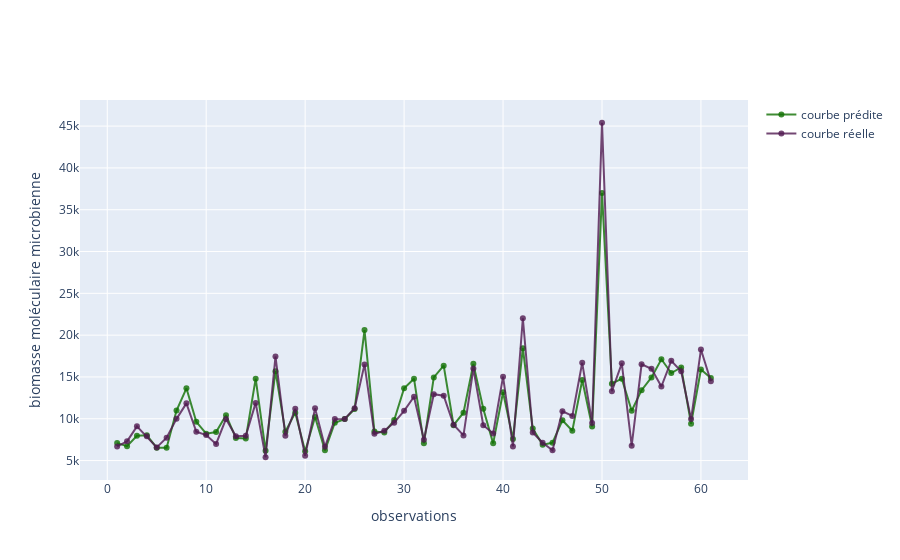

The code cell stored with this chart in its notebook:
### Markdown cell above
### Comparaison des courbes représentants les valeurs prédites et les valeurs réelles

### Code cell
# Creating trace1
trace1 = go.Scatter(
    x = [i for i in range(1,len(y_test)+1)],
    y = y_predicted_gbt,
    mode = "lines+markers",
    name = "courbe prédite",
    marker = dict(color = 'rgba(16, 112, 2, 0.8)'))#,
    #text= df.university_name)

# Creating trace2
trace2 = go.Scatter(
    x = [i for i in range(1,len(y_test)+1)],
    y = y_test,
    mode = "lines+markers",
    name = "courbe réelle",
    marker = dict(color = 'rgba(80, 26, 80, 0.8)')) #,
    #text= df.university_name)

trace = [trace1, trace2]
layout = dict(title = '',
              xaxis= dict(title= 'observations',ticklen= 5,zeroline= False),
              yaxis= dict(title= 'biomasse moléculaire microbienne',ticklen= 5,zeroline= False)
             )
fig = dict(data = trace, layout = layout)
iplot(fig)

### Figure 1 — Plotly figure (JSON) as saved in the notebook; plotly's stock layout.template omitted (floating-point values rounded to 4 significant figures)
{"data": [{"marker": {"color": "rgba(16, 112, 2, 0.8)"}, "mode": "lines+markers", "name": "courbe prédite", "type": "scatter", "x": [1, 2, 3, 4, 5, 6, 7, 8, 9, 10, 11, 12, 13, 14, 15, 16, 17, 18, 19, 20, 21, 22, 23, 24, 25, 26, 27, 28, 29, 30, 31, 32, 33, 34, 35, 36, 37, 38, 39, 40, 41, 42, 43, 44, 45, 46, 47, 48, 49, 50, 51, 52, 53, 54, 55, 56, 57, 58, 59, 60, 61], "y": [7090.0, 6722.0, 7977.0, 8024.0, 6547.0, 6546.0, 10990.0, 13640.0, 9637.0, 8219.0, 8411.0, 10430.0, 7697.0, 7643.0, 14800.0, 6187.0, 15690.0, 8443.0, 10730.0, 6121.0, 10220.0, 6222.0, 9529.0, 9961.0, 11170.0, 20610.0, 8469.0, 8357.0, 9850.0, 13640.0, 14790.0, 7065.0, 14950.0, 16350.0, 9227.0, 10720.0, 16570.0, 11200.0, 7059.0, 13170.0, 7586.0, 18440.0, 8823.0, 6882.0, 7137.0, 9813.0, 8561.0, 14630.0, 9086.0, 37000.0, 14190.0, 14800.0, 10960.0, 13420.0, 14950.0, 17120.0, 15470.0, 16140.0, 9410.0, 15890.0, 14870.0]}, {"marker": {"color": "rgba(80, 26, 80, 0.8)"}, "mode": "lines+markers", "name": "courbe réelle", "type": "scatter", "x": [1, 2, 3, 4, 5, 6, 7, 8, 9, 10, 11, 12, 13, 14, 15, 16, 17, 18, 19, 20, 21, 22, 23, 24, 25, 26, 27, 28, 29, 30, 31, 32, 33, 34, 35, 36, 37, 38, 39, 40, 41, 42, 43, 44, 45, 46, 47, 48, 49, 50, 51, 52, 53, 54, 55, 56, 57, 58, 59, 60, 61], "y": [6695, 7299, 9095, 7898, 6575, 7738, 9989, 11845, 8449, 8058, 6989, 9980, 7898, 7957, 11900, 5399, 17450, 7975, 11199, 5572, 11248, 6649, 9960, 9988, 11259, 16503, 8195, 8558, 9538, 10945, 12629, 7499, 12940, 12764, 9279, 8013, 15998, 9233, 8249, 15040, 6692, 22018, 8358, 7129, 6229, 10898, 10345, 16695, 9495, 45400, 13295, 16630, 6785, 16515, 15985, 13860, 16925, 15690, 9959, 18280, 14489]}], "layout": {"title": {"text": ""}, "xaxis": {"ticklen": 5, "title": {"text": "observations"}, "zeroline": false}, "yaxis": {"ticklen": 5, "title": {"text": "biomasse moléculaire microbienne"}, "zeroline": false}}}
